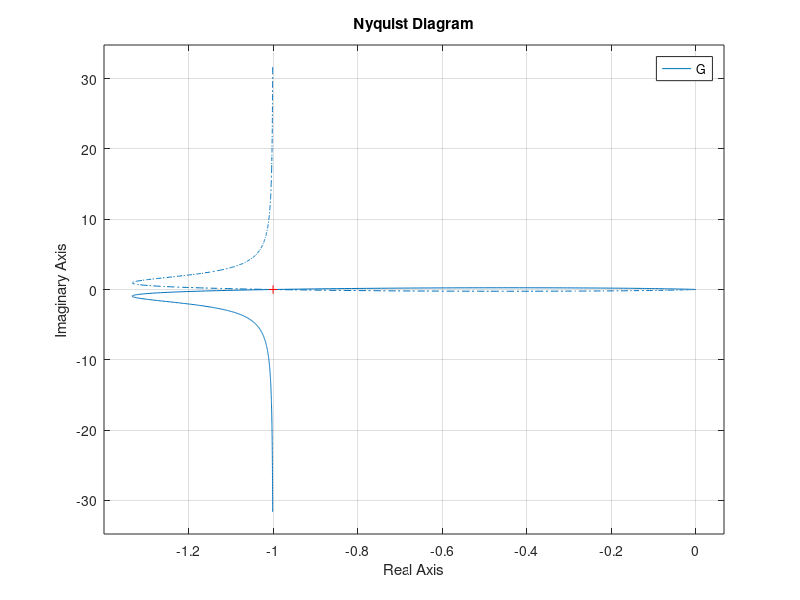
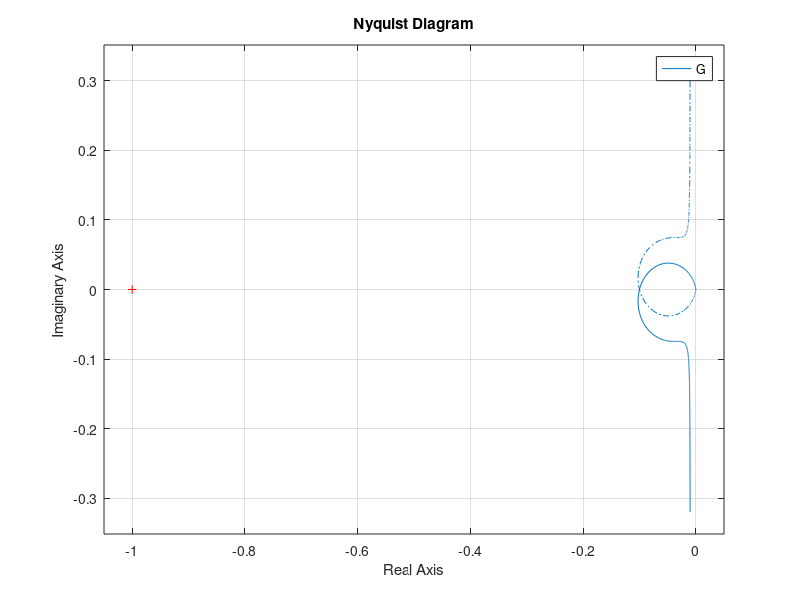
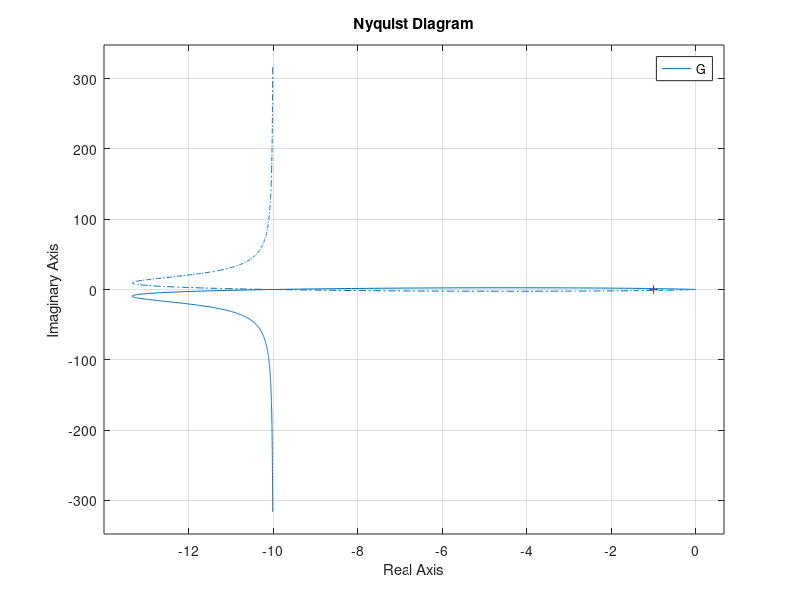

Here is the MATLAB script that generated these plots, in order:
s = tf('s');
a = 1;
K = 1;
G = K/(s * (s^2 + s + a));
nyquist(G);
print('../../Figure/Q2/MATAB-Nyquist','-dpng','-r400');
% a is bigger than K
a = 10;
K = 1;
G = K/(s * (s^2 + s + a));
nyquist(G);
print('../../Figure/Q2/MATAB-Nyquist_a_bigger','-dpng','-r400');
% K is bigger than a
a = 1;
K = 10;
G = K/(s * (s^2 + s + a));
nyquist(G);
print('../../Figure/Q2/MATAB-Nyquist_K_bigger','-dpng','-r400');

